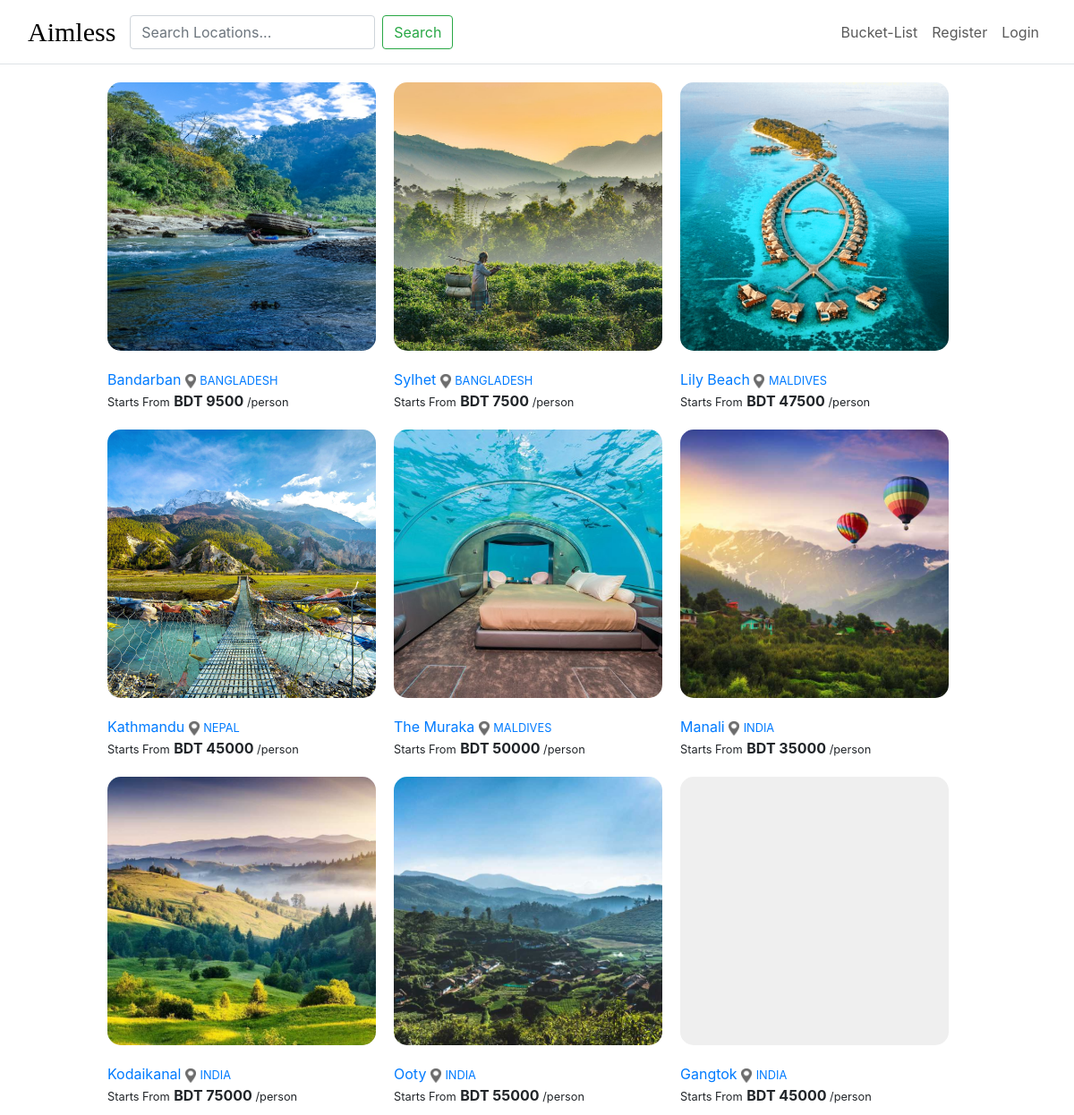
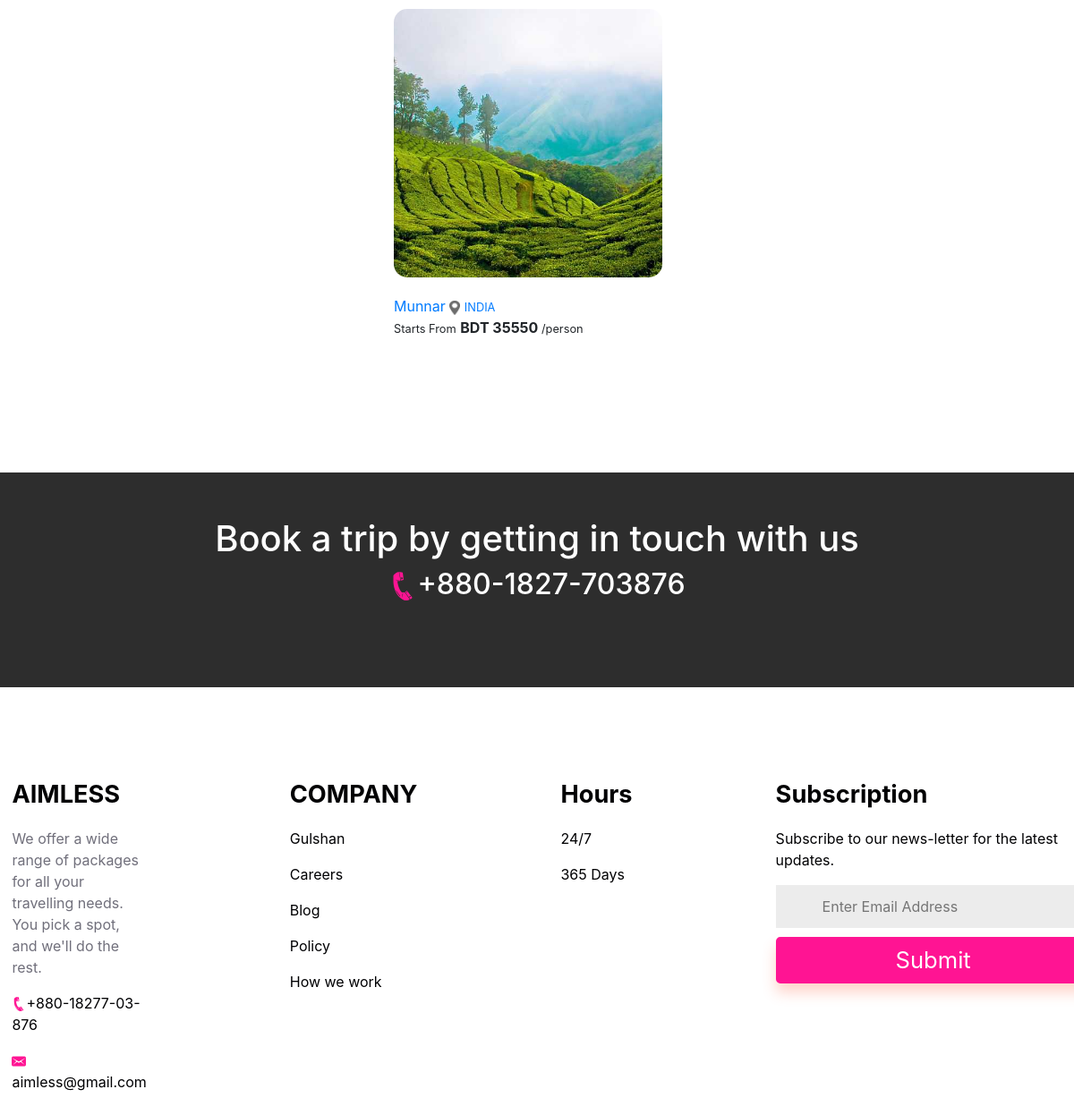
Screenshot of /continent-locations/1 with the database file from the repository (2 pictures, top to bottom).
### base/models.py (models this page shows, shortened)
class Location(models.Model):
    continent = models.ForeignKey(Continent, on_delete=models.CASCADE)
    country= models.ForeignKey(Country, on_delete=models.CASCADE)
    name = models.CharField(max_length=80, unique=True)
    location_display_image=models.ImageField(upload_to='location_display_image/', null=True, blank=True)
    price = models.DecimalField(max_digits=10, decimal_places=0, default=0, null= True, blank=True)

class Country(models.Model):
    continent=models.ForeignKey(Continent, on_delete=models.CASCADE)
    name= models.CharField(max_length=30)
    def __str__(self):
        return self.name
    class Meta:
        ordering=['name']

### base/views.py (the view)
# urls.py: path('continent-locations/<str:pk>', views.Continent_LocationsView.as_view(), name= 'continent-locations'),
class Continent_LocationsView(View):
    template_name='base/continent_locations.html'
    def get(self,request, pk):
        continent = Continent.objects.get(id=pk)
        locations = Location.objects.filter(continent=continent)
        context = {'locations': locations, 'continent': continent}
        return render(request, self.template_name , context)

### base/templates/base/continent_locations.html
{% extends 'main.html' %}
{% block content %}
{% load static %}
<link rel="stylesheet" type="text/css" href={% static 'css/home.css'%}>
<div class="container location_button">
    {% for location in locations %}
    <div>
        <a href="{% url 'location' location.id %}">
            <button id="continent_locations" style="background-image: url({{location.location_display_image.url}});"></button>
            <br>
            <span>
                {{location.name}} <a href ={%url 'country-locations' location.country.id%}><img src={% static 'images/location.png'%} width='12' height='16'  > <small>   {{location.country}}</small></a>
            </span>
            <div class='info'>
                <small> Starts From</small> <strong>BDT {{location.price}}</strong><small> /person</small>
            </div>
        </a>
    </div>
    {% endfor %}
</div>
{% endblock content %}

### static/css/home.css (style rules this page uses)
.location_button { display: flex; justify-content: center; align-items: center; flex-wrap: wrap; }
#continent_locations { background-size: cover ; background-repeat: no-repeat; background-position: center; width: 300px; height: 300px; margin: 20px; margin-left: 0; border: 0px; border-radius: 15px; justify-content: flex-end; align-items: center; border-color: brown; }
a:link { text-decoration: none; }

### rows the page displays
Location: location_display_image (picture), name "Bandarban", country "BANGLADESH", price "9500"
Location: location_display_image (picture), name "Sylhet", country "BANGLADESH", price "7500"
Location: location_display_image (picture), name "Lily Beach", country "MALDIVES", price "47500"
Location: location_display_image (picture), name "Kathmandu", country "NEPAL", price "45000"
Location: location_display_image (picture), name "The Muraka", country "MALDIVES", price "50000"
Location: location_display_image (picture), name "Manali", country "INDIA", price "35000"
Location: location_display_image (picture), name "Kodaikanal", country "INDIA", price "75000"
Location: location_display_image (picture), name "Ooty", country "INDIA", price "55000"
Location: name "Gangtok", country "INDIA", price "45000"
Location: location_display_image (picture), name "Munnar", country "INDIA", price "35550"
